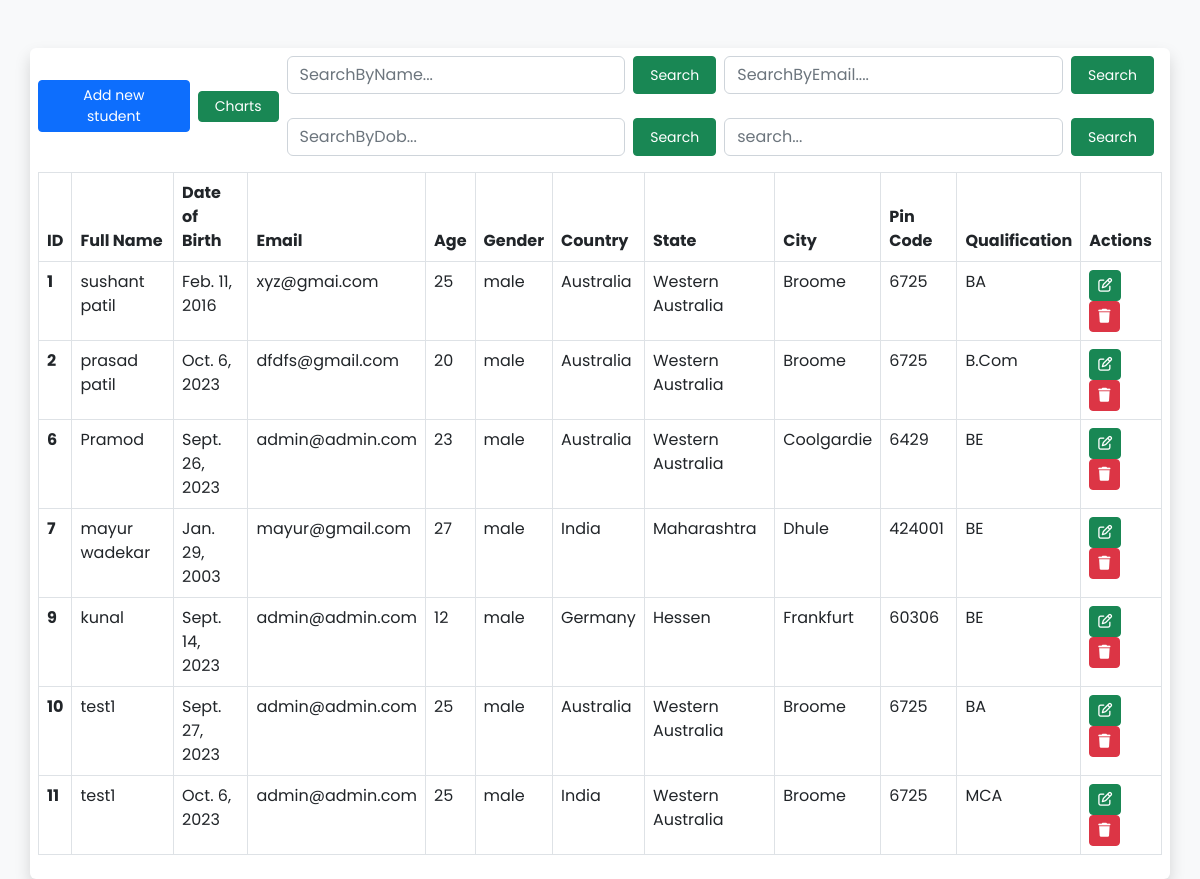
The page / on the database its author committed.
### myapp/models.py (models this page shows, shortened)
class student(models.Model):
    Fullname = models.CharField(max_length=50)
    DOB = models.DateField()
    Email = models.EmailField(max_length=50)
    Age = models.BigIntegerField()
    Gender = models.CharField(max_length=50)
    Country = models.CharField(max_length=50)
    State = models.CharField(max_length=50)
    City = models.CharField(max_length=50)
    Pincode = models.CharField(max_length=50)
    Qualification =models.CharField(max_length=50)
    class Meta:
        db_table = ''
        verbose_name = 'Student Management System'
        verbose_name_plural = "Student Management System'"

### myapp/views.py (the view, shortened to what this page needs)
# urls.py: path("",views.index, name = 'index'),
def index(request):
    students = student.objects.all()
    query = ""
    context = {"students" : students, "query" : query}
    return render(request,'index.html', context = context)

### myapp/templates/index.html (shortened to what this page needs)
{% load static %}
<!doctype html>
<html lang="en">
<head>
    <link rel="stylesheet" href="https://cdnjs.cloudflare.com/ajax/libs/font-awesome/6.4.0/css/all.min.css"
 />
    <link href="https://cdn.jsdelivr.net/npm/bootstrap@5.2.3/dist/css/bootstrap.min.css" rel="stylesheet"
>
</head>
<body class="bg-light">
    <div class="container mt-5 p-2 rounded shadow bg-white">
        <div class="d-flex mb-3 justify-content-between align-items-center">
            <a href="" data-bs-toggle="modal" data-bs-target="#addnewstudentModal"
                class="btn btn-primary px-3 btn-sm">Add new student</a>
                <form action="{% url 'chart' %}"  method="post" class="d-flex">
                    <button class="btn btn-success btn-sm px-3 mx-2" name="charts">Charts</button>
            </form>
            <div class="">
            <form method="post" class="d-flex">
                <input type="search" value="{{namequery}}" name="namesearchquery" class="form-control"
                    placeholder="SearchByName..." value="{{search_query}}">
                <button class="btn btn-success btn-sm px-3 mx-2" name="namesearch">Search</button>
            </form>
            <br>
            <form method="post" class="d-flex">
                <input type="search" value="{{dobquery}}" name="dobsearchquery" class="form-control"
                    placeholder="SearchByDob..." value="{{search_query}}">
                <button class="btn btn-success btn-sm px-3 mx-2" name="dobsearch">Search</button>
            </form>
        </div>
            <div class="">
                <form method="post" class="d-flex">
                    <input type="search" value="{{emailquery}}" name="emailsearchquery" class="form-control"
                        placeholder="SearchByEmail...." value="{{search_query}}">
                    <button class="btn btn-success btn-sm px-3 mx-2" name="emailsearch">Search</button>
                </form>
                <br>
                <form method="post" class="d-flex">
                    <input type="search" value="{{query}}" name="searchquery" class="form-control"
                        placeholder="search..." value="{{search_query}}">
                    <button class="btn btn-success btn-sm px-3 mx-2" name="search">Search</button>
                </form>
            </div>
        </div>
        <table class="table table-bordered">
            <thead>
                <tr>
                    <th scope="col">ID</th>
                    <th scope="col">Full Name</th>
                    <th scope="col">Date of Birth</th>
                    <th scope="col">Email</th>
                    <th scope="col">Age</th>
                    <th scope="col">Gender</th>
                    <th scope="col">Country</th>
                    <th scope="col">State</th>
                    <th scope="col">City</th>
                    <th scope="col">Pin Code</th>
                    <th scope="col">Qualification</th>
                    <th scope="col">Actions</th>
                </tr>
            </thead>
            <tbody>
                {% for student in students %}
                <tr>
                    <th>{{student.id}}</th>
                    <td>{{student.Fullname}}</td>
                    <td>{{student.DOB}}</td>
                    <td>{{student.Email}}</td>
                    <td>{{student.Age}}</td>
                    <td>{{student.Gender}}</td>
                    <td>{{student.Country}}</td>
                    <td>{{student.State}}</td>
                    <td>{{student.City}}</td>
                    <td>{{student.Pincode}}</td>
                    <td>{{student.Qualification}}</td>
                    <td>
                        <a href="" data-bs-toggle="modal" data-bs-target="#updatestudentModal_{{student.id}}"
                            class="btn btn-sm btn-success"><i class="fa-regular fa-pen-to-square"></i></a>
                        <a href="" data-bs-toggle="modal" data-bs-target="#deletestudentModal_{{student.id}}"
                            class="btn btn-sm btn-danger"><i class="fa-solid fa-trash"></i></a>
                    </td>
                </tr>
                {% endfor %}
            </tbody>
        </table>
        </div>
</body>
</html>

### myapp/templates/index.html (style rules this page uses)
* { font-family: 'Poppins', sans-serif; }

### rows shown on the page
student: id "1", Fullname "sushant patil", DOB "Feb. 11, 2016", Email "xyz@gmai.com", Age "25", Gender "male", Country "Australia", State "Western Australia", City "Broome", Pincode "6725", Qualification "BA"
student: id "2", Fullname "prasad patil", DOB "Oct. 6, 2023", Email "dfdfs@gmail.com", Age "20", Gender "male", Country "Australia", State "Western Australia", City "Broome", Pincode "6725", Qualification "B.Com"
student: id "6", Fullname "Pramod", DOB "Sept. 26, 2023", Email "admin@admin.com", Age "23", Gender "male", Country "Australia", State "Western Australia", City "Coolgardie", Pincode "6429", Qualification "BE"
student: id "7", Fullname "mayur wadekar", DOB "Jan. 29, 2003", Email "mayur@gmail.com", Age "27", Gender "male", Country "India", State "Maharashtra", City "Dhule", Pincode "424001", Qualification "BE"
student: id "9", Fullname "kunal", DOB "Sept. 14, 2023", Email "admin@admin.com", Age "12", Gender "male", Country "Germany", State "Hessen", City "Frankfurt", Pincode "60306", Qualification "BE"
student: id "10", Fullname "test1", DOB "Sept. 27, 2023", Email "admin@admin.com", Age "25", Gender "male", Country "Australia", State "Western Australia", City "Broome", Pincode "6725", Qualification "BA"
student: id "11", Fullname "test1", DOB "Oct. 6, 2023", Email "admin@admin.com", Age "25", Gender "male", Country "India", State "Western Australia", City "Broome", Pincode "6725", Qualification "MCA"
